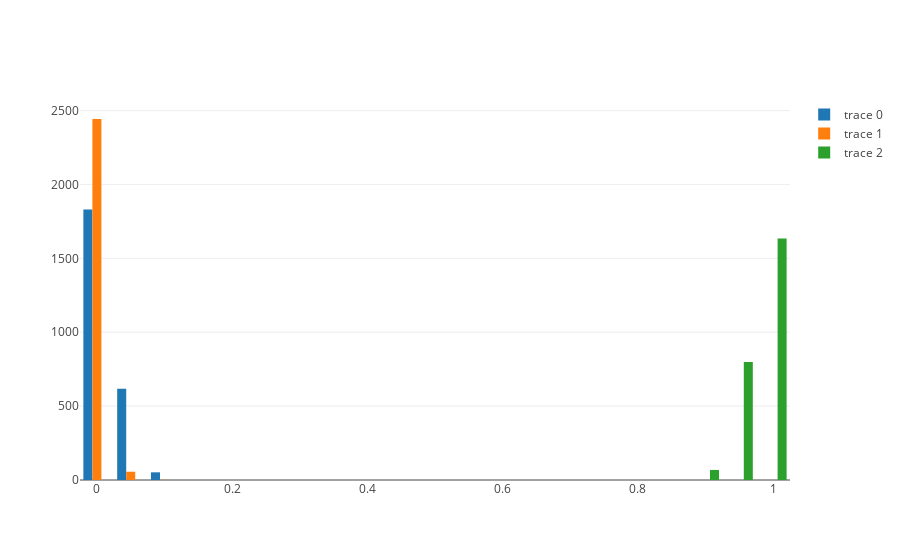

Here is the notebook cell this chart was saved with:
### Code cell
hist1 = go.Histogram(x = transprobs[:,2,0])
hist2 = go.Histogram(x = transprobs[:,2,1])
hist3 = go.Histogram(x = transprobs[:,2,2])
pyo.iplot([hist1, hist2, hist3])

### Figure 1 — Plotly figure (JSON) as saved in the notebook; plotly's stock layout.template omitted (floating-point values rounded to 4 significant figures; data arrays with more than 128 entries replaced by an {"elided": "..."} marker saying what was removed)
{"data": [{"type": "histogram", "x": {"elided": "2500 float values"}}, {"type": "histogram", "x": {"elided": "2500 float values"}}, {"type": "histogram", "x": {"elided": "2500 float values"}}], "layout": {}}
